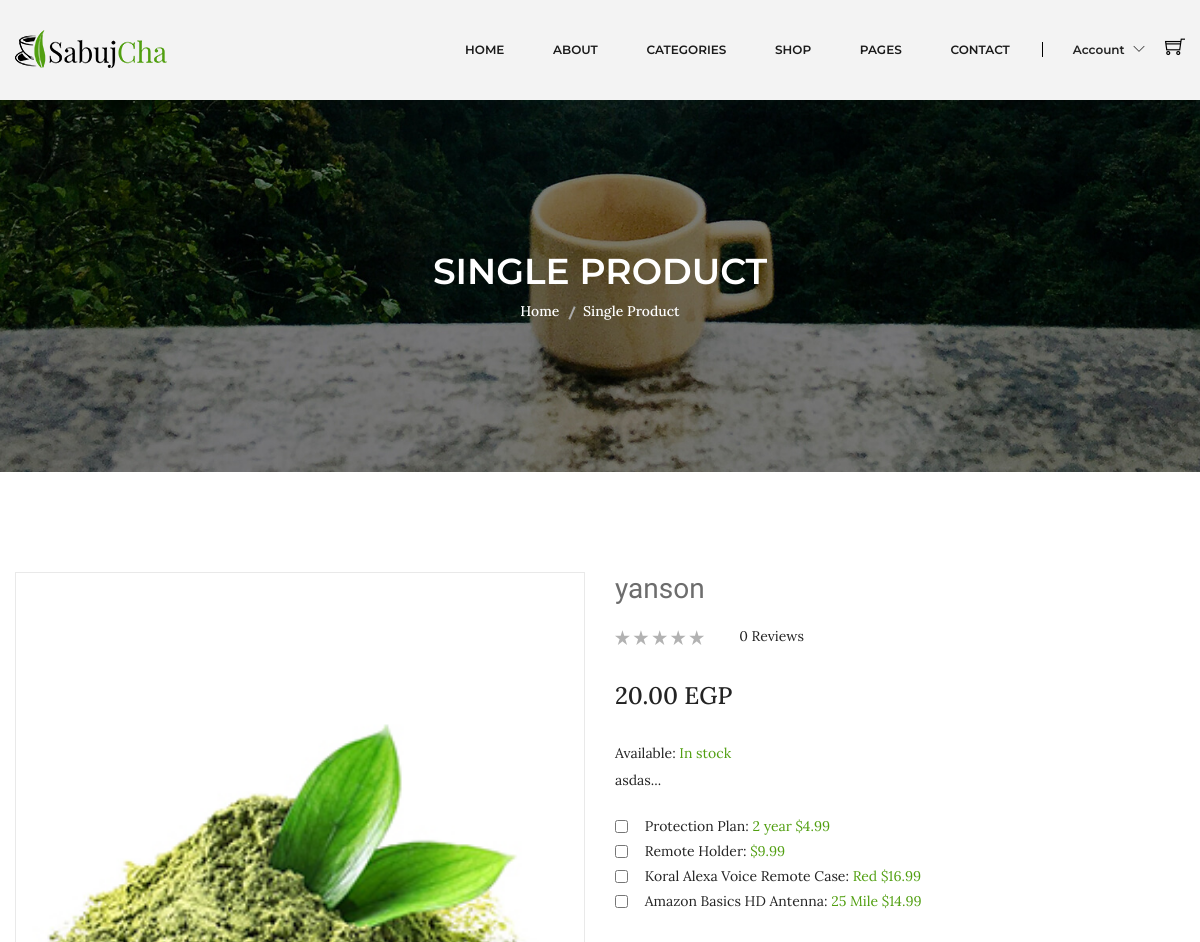
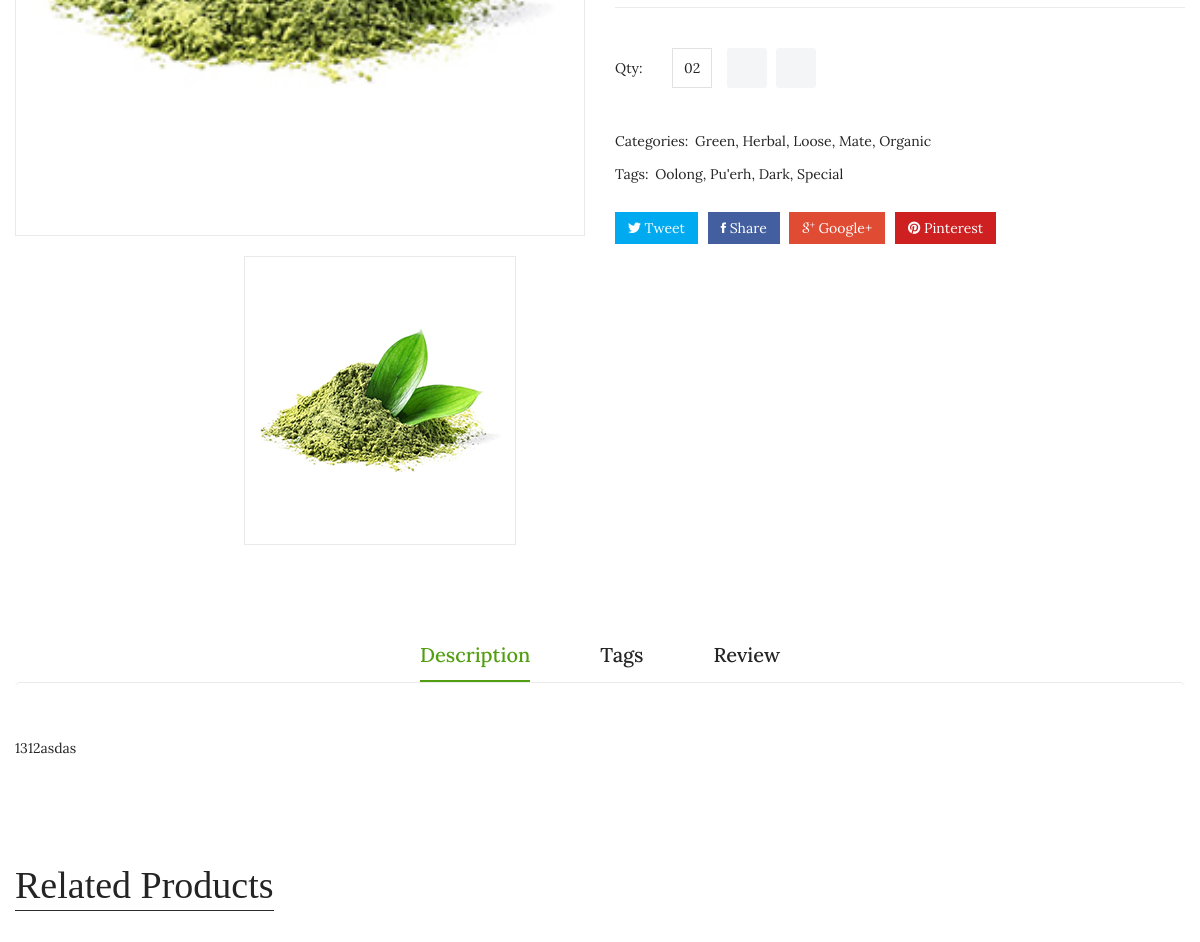
Page /product-details.php?pro=1 (upper part) on the earlier database version (2 pictures, top to bottom).
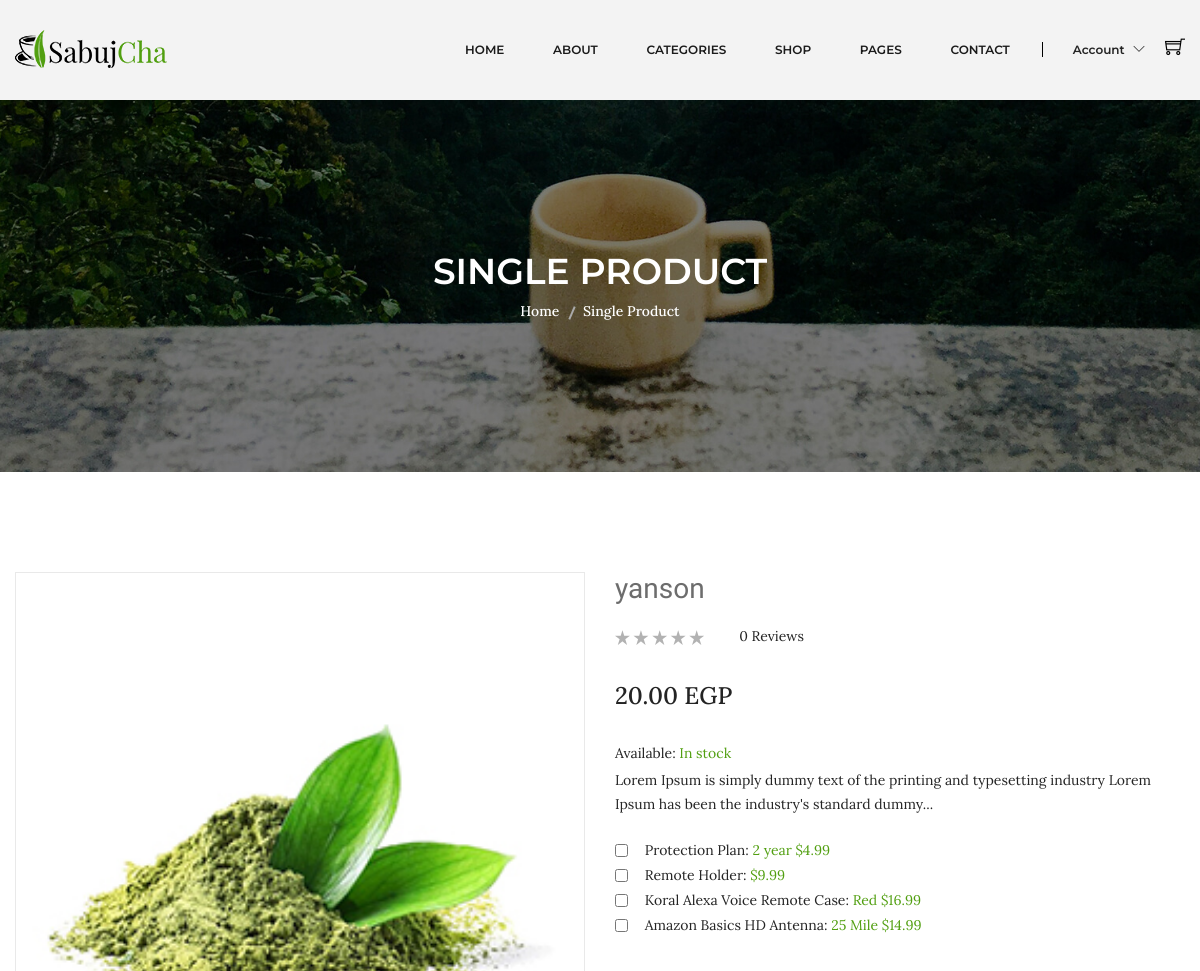
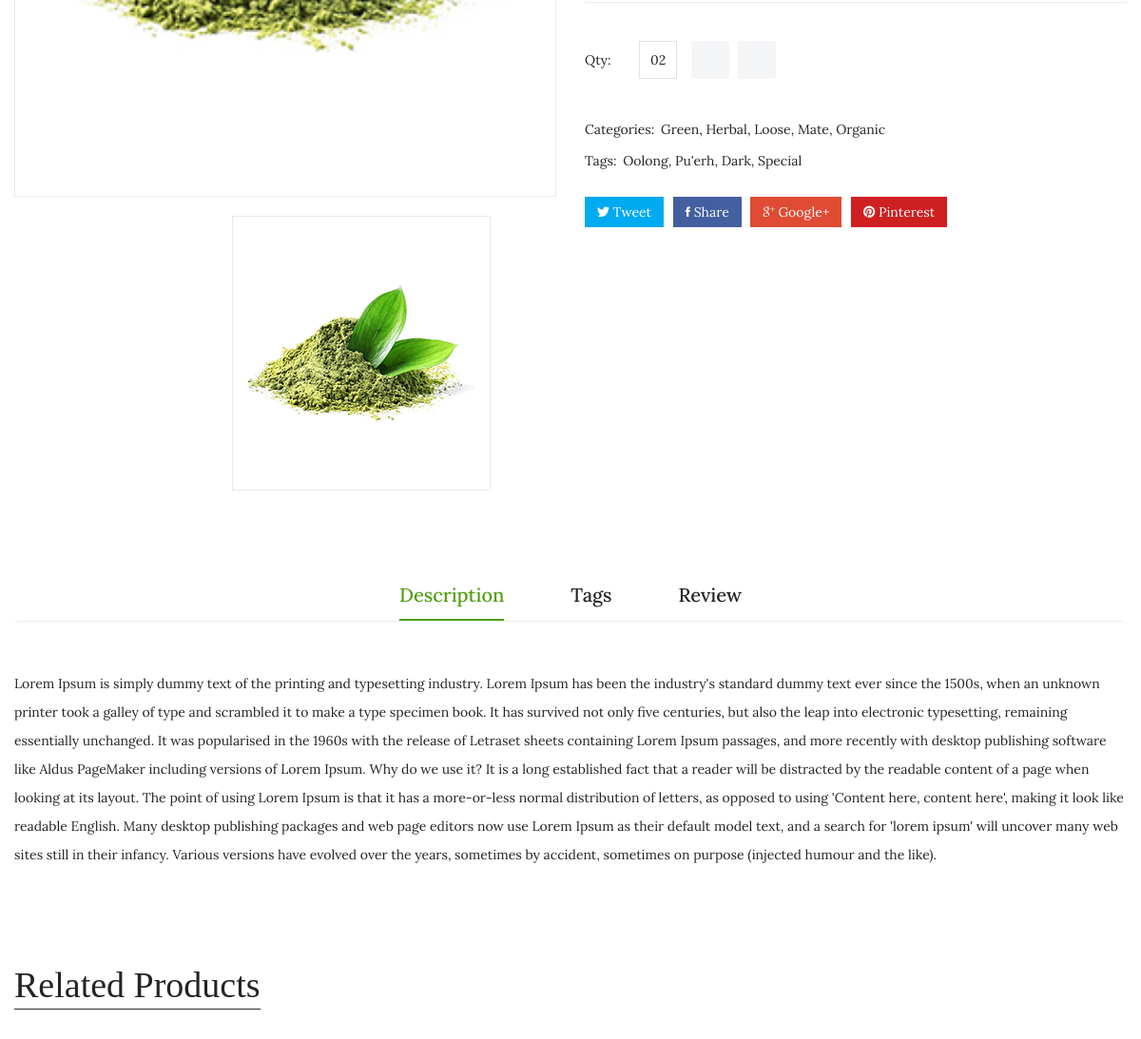
Same page on the later database version (2 pictures, top to bottom).
### tables this page shows
CREATE TABLE `products` (
  `id` int(10) UNSIGNED NOT NULL,
  `name` varchar(255) NOT NULL,
  `price` float(10,2) NOT NULL,
  `details` text NOT NULL,
  `photo` varchar(255) NOT NULL,
  `brand_id` int(10) UNSIGNED NOT NULL,
  `sub_category_id` int(10) UNSIGNED DEFAULT NULL,
  `supplier_id` int(10) UNSIGNED NOT NULL,
  `created_at` timestamp NOT NULL DEFAULT current_timestamp(),
  `updated_at` timestamp NOT NULL DEFAULT current_timestamp() ON UPDATE current_timestamp()
);

### database.php (called while the page is built, shortened)
<?php
class database {
    public $serverName = 'localhost';
    public $username = 'root';
    public $password = '';
    public $dbName = 'nti_ecommerce';
    public $con;
    public function __construct()
    {
        $this->con = new mysqli($this->serverName,$this->username,$this->password,$this->dbName);
    }
    public function runDQL($query)
    {
        $result = $this->con->query($query);
        if($result->num_rows > 0){
            return $result;
        }else{
            return [];
        }
    }
}

### Product.php (called while the page is built, shortened)
<?php
include_once "database.php";
class Product extends database implements operations{
    private $id;
    public function setId($id)
    {
       $this->id = $id;
    }
    public function getSingleProduct()
    {
      $query = "SELECT `product_rating`.* FROM `product_rating` WHERE `product_rating`.`id` = $this->id";
      return $this->runDQL($query);
    }
}
?>

### product-details.php (the view, shortened to what the changed rows need)
<?php include_once "header.php" ?>
<?php
if (isset($_GET['pro'])) {
    include_once "Product.php";
    $pro = new Product();
    $pro->setId($_GET['pro']);
    $result = $pro->getSingleProduct();
    if (!empty($result)) {
        $product = $result->fetch_object();
?>
        <div class="product-details pt-100 pb-95">
            <div class="container">
                <div class="row">
                    <div class="col-lg-6 col-md-12">
                        <div class="product-details-img">
                            <img class="zoompro" src="assets/img/product/<?php echo $product->photo ?>" data-zoom-image="assets/img/product-details/product-detalis-bl1.jpg" alt="zoom" />
                            <div id="gallery" class="mt-20 product-dec-slider owl-carousel">
                                <a>
                                    <img src="assets/img/product/<?php echo $product->photo ?>" alt="">
                                </a>
                            </div>
                        </div>
                    </div>
                    <div class="col-lg-6 col-md-12">
                        <div class="product-details-content">
                            <h4><?php echo $product->name; ?></h4>
                            <div class="rating-review">
                                <div class="pro-dec-rating">
                                    <?php for ($i = 0; $i < 5 - $product->rating_avg; $i++) { ?>
                                        <i class="ion-star theme-color"></i>
                                    <?php } ?>
                                </div>
                                <div class="pro-dec-review">
                                    <ul>
                                        <li><?php echo $product->rating_count ?> Reviews </li>
                                    </ul>
                                </div>
                            </div>
                            <span><?php echo $product->price ?> EGP</span>
                            <div class="in-stock">
                                <p>Available: <span>In stock</span></p>
                            </div>
                            <p><?php
                                $wordsCount = 20;
                                $detailsArray = str_word_count($product->details, 1);
                                array_splice($detailsArray, $wordsCount, count($detailsArray));
                                $detailsString = implode(" ", $detailsArray);
                                echo $detailsString . '...';
                                ?></p>
                            <div class="pro-dec-feature">
                                <ul>
                                    <li><input type="checkbox"> Protection Plan: <span> 2 year $4.99</span></li>
                                    <li><input type="checkbox"> Remote Holder: <span> $9.99</span></li>
                                    <li><input type="checkbox"> Koral Alexa Voice Remote Case: <span> Red $16.99</span></li>
                                    <li><input type="checkbox"> Amazon Basics HD Antenna: <span>25 Mile $14.99</span></li>
                                </ul>
                            </div>
                            <div class="quality-add-to-cart">
                                <div class="quality">
                                    <label>Qty:</label>
                                    <input class="cart-plus-minus-box" type="text" name="qtybutton" value="02">
                                </div>
                                <div class="shop-list-cart-wishlist">
                                    <a title="Add To Cart" href="#">
                                    </a>
                                    <a title="Wishlist" href="#">
                                    </a>
                                </div>
                            </div>
                            <div class="pro-dec-categories">
                                <ul>
                                    <li class="categories-title">Categories:</li>
                                    <li><a href="#">Green,</a></li>
                                    <li><a href="#">Herbal, </a></li>
                                    <li><a href="#">Loose,</a></li>
                                    <li><a href="#">Mate,</a></li>
                                    <li><a href="#">Organic </a></li>
                                </ul>
                            </div>
                            <div class="pro-dec-categories">
                                <ul>
                                    <li class="categories-title">Tags: </li>
                                    <li><a href="#"> Oolong, </a></li>
                                    <li><a href="#"> Pu'erh,</a></li>
                                    <li><a href="#"> Dark,</a></li>
                                    <li><a href="#"> Special </a></li>
                                </ul>
                            </div>
                            <div class="pro-dec-social">
                                <ul>
                                    <li><a class="tweet" href="#"><i class="ion-social-twitter"></i> Tweet</a></li>
                                    <li><a class="share" href="#"><i class="ion-social-facebook"></i> Share</a></li>
                                    <li><a class="google" href="#"><i class="ion-social-googleplus-outline"></i> Google+</a></li>
                                    <li><a class="pinterest" href="#"><i class="ion-social-pinterest"></i> Pinterest</a></li>
                                </ul>
                            </div>
                        </div>
                    </div>
                </div>
            </div>
        </div>
        <div class="description-review-area pb-70">
            <div class="container">
                <div class="description-review-wrapper">
                    <div class="description-review-topbar nav text-center">
                        <a class="active" data-toggle="tab" href="#des-details1">Description</a>
                        <a data-toggle="tab" href="#des-details2">Tags</a>
                        <a data-toggle="tab" href="#des-details3">Review</a>
                    </div>
                    <div class="tab-content description-review-bottom">
                        <div id="des-details1" class="tab-pane active">
                            <div class="product-description-wrapper">
                                <p><?php echo $product->details ?></p>
                            </div>
                        </div>
                    </div>
                </div>
            </div>
        </div>
        <div class="product-area pb-100">
            <div class="container">
                <div class="product-top-bar section-border mb-35">
                    <div class="section-title-wrap">
                        <h3 class="section-title section-bg-white">Related Products</h3>
                    </div>
                </div>
            </div>
        </div>
<?php
    } else {
        header('Location:404.php');
    }
} else {
    header('Location:404.php');
}
?>
<?php include_once "footer.php" ?>

Differences in the rows shown:
changed products "yanson": details "1312asdas" → "Lorem Ipsum is simply dummy text of the printing and typesetting industry. Lorem Ipsum has been the industry's standard dummy text ever since the 1500s, when an unknown printer took a galley of type and scrambled it to make a type specimen book. It has survived not only five centuries, but also the leap into electronic typesetting, remaining essentially unchanged. It was popularised in the 1960s with the release of Letraset sheets containing Lorem Ipsum passages, and more recently with desktop publishing software like Aldus PageMaker including versions of Lorem Ipsum. Why do we use it? It is a long established fact that a reader will be distracted by the readable content of a page when…"; details "asdas" → (not shown)
Other differences:
$detailsString: (not shown) → "Lorem Ipsum is simply dummy text of the printing and typesetting industry Lorem Ipsum has been the industry's standard dummy"
